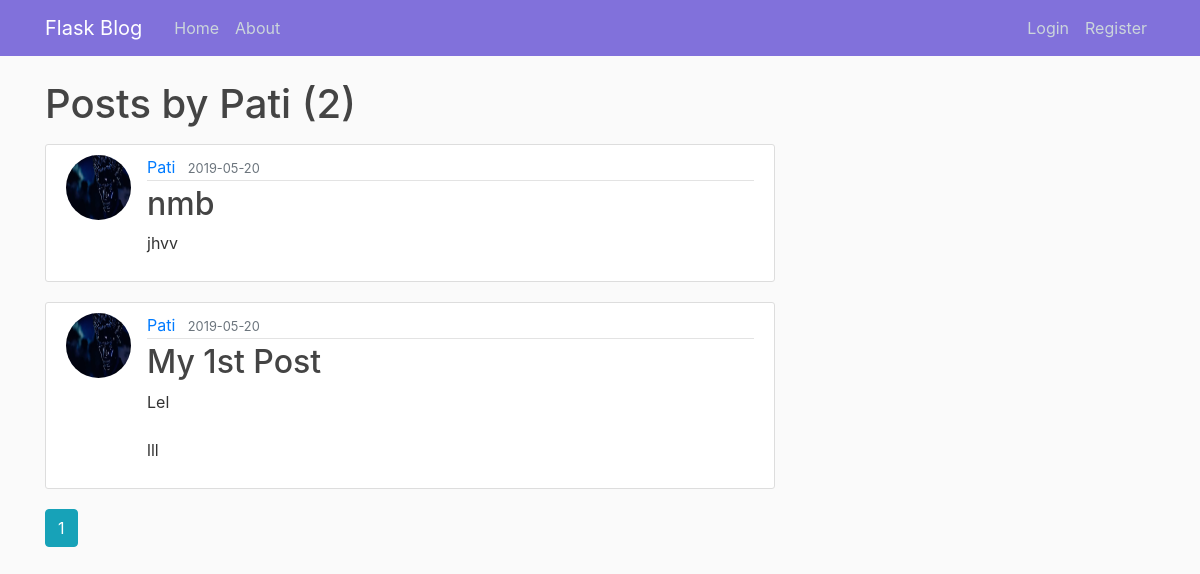
Before: /user/Pati with the older database file.
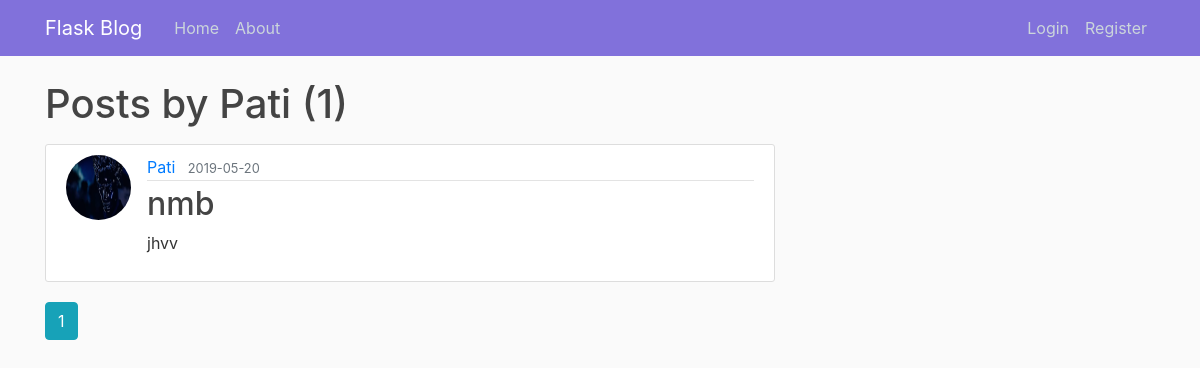
After: the same page with the newer database file.
### flaskblog/models.py (models this page shows, shortened)
class User(db.Model, UserMixin):
    id = db.Column(db.Integer, primary_key=True)
    username = db.Column(db.String(20), unique=True, nullable=False)
    email = db.Column(db.String(120), unique=True, nullable=False)
    img_file = db.Column(db.String(20), nullable=False, default='default.jpg')
    password = db.Column(db.String(60), nullable=False)
    posts = db.relationship('Post', backref='author', lazy=True)

class Post(db.Model):
    id = db.Column(db.Integer, primary_key=True)
    title = db.Column(db.String(100), nullable=False)
    date_posted = db.Column(db.DateTime, nullable=False, default=datetime.utcnow)
    content = db.Column(db.Text, nullable=False)
    user_id = db.Column(db.Integer, db.ForeignKey('user.id'), nullable=False)

### flaskblog/routes.py (the view)
@app.route("/user/<string:username>")
def user_posts(username):
    page = request.args.get('page', 1, type=int)
    user = User.query.filter_by(username=username).first_or_404()
    posts = Post.query.filter_by(author=user).order_by(
        Post.date_posted.desc()).paginate(page=page, per_page=2)
    return render_template('user_posts.html', posts=posts, user=user)

### flaskblog/templates/user_posts.html
{% extends "layout.html" %}
{% block content %}
    <h1 class="mb-3">Posts by {{ user.username }} ({{ posts.total }})</h1>
    {% for post in posts.items %}
    <article class="media content-section">
        <img class="rounded-circle article-img" src="{{ url_for('static', filename='profile_pics/' + post.author.img_file) }}">
        <div class="media-body">
            <div class="article-metadata">
                <a class="mr-2" href="{{ url_for('user_posts', username=post.author.username) }}">{{ post.author.username }}</a>
                <small class="text-muted">{{ post.date_posted.strftime('%Y-%m-%d') }}</small>
            </div>
            <h2><a class="article-title" href="{{ url_for('post', post_id=post.id) }}">{{ post.title }}</a></h2>
            <p class="article-content">{{ post.content }}</p>
        </div>
    </article>
    {% endfor%}
    {% for page_num in posts.iter_pages(left_edge=1, right_edge=1, left_current=1, right_current=2) %}
        {% if page_num %}
            {% if posts.page == page_num %}
                <a class="btn btn-info mb-4"href="{{ url_for('user_posts', username=user.username, page=page_num) }}">{{ page_num }}</a>
            {% else %}
                <a class="btn btn-outline-info mb-4"href="{{ url_for('user_posts', username=user.username, page=page_num) }}">{{ page_num }}</a>
            {% endif %}
        {% else %}
            ...
        {% endif %}
    {% endfor%}
{% endblock content %}

### flaskblog/templates/layout.html (shortened to what this page needs)
<!DOCTYPE html>
<html>
<head>
    <link rel="stylesheet" href="https://maxcdn.bootstrapcdn.com/bootstrap/4.0.0/css/bootstrap.min.css">
    <link rel="stylesheet" type="text/css" href="{{ url_for('static', filename='main.css') }}">
</head>
<body>
    <header class="site-header">
        <nav class="navbar navbar-expand-md navbar-dark bg-steel fixed-top">
            <div class="container">
                <a class="navbar-brand mr-4" href="/">Flask Blog</a>
                <div class="collapse navbar-collapse" id="navbarToggle">
                    <div class="navbar-nav mr-auto">
                        <a class="nav-item nav-link" href="{{ url_for('home') }}">Home</a>
                        <a class="nav-item nav-link" href="{{ url_for('about') }}">About</a>
                    </div>
                    <div class="navbar-nav">
                        {% if current_user.is_authenticated %}
                        <a class="nav-item nav-link" href="{{ url_for('new_post') }}">New Post</a>
                        <a class="nav-item nav-link" href="{{ url_for('account') }}">Account</a>
                        <a class="nav-item nav-link" href="{{ url_for('logout') }}">Logout</a>
                        {% else %}
                        <a class="nav-item nav-link" href="{{ url_for('login') }}">Login</a>
                        <a class="nav-item nav-link" href="{{ url_for('registration') }}">Register</a>
                        {% endif %}
                    </div>
                </div>
            </div>
        </nav>
    </header>
    <main role="main" class="container">
        <div class="row">
            <div class="col-md-8">
                {% block content %}{% endblock %}
            </div>
        </div>
    </main>
</body>
</html>

### flaskblog/static/main.css (style rules this page uses)
body { background: #fafafa; color: #333333; margin-top: 5rem; }
h1, h2, h3, h4, h5, h6 { color: #444444; }
.bg-steel { background-color: #8171db; }
.site-header .navbar-nav .nav-link { color: #cbd5db; }
.content-section { background: #ffffff; padding: 10px 20px; border: 1px solid #dddddd; border-radius: 3px; margin-bottom: 20px; }
.article-title { color: #444444; }
.article-content { white-space: pre-line; }
.article-img { height: 65px; width: 65px; margin-right: 16px; }
.article-metadata { padding-bottom: 1px; margin-bottom: 4px; border-bottom: 1px solid #e3e3e3 }

Changed rows visible on the page:
removed Post: img_file (picture), author.username "Pati", date_posted "2019-05-20", title "My 1st Post", content "Lel lll"
Other visible differences:
{{ posts.total }}: "2" → "1"
